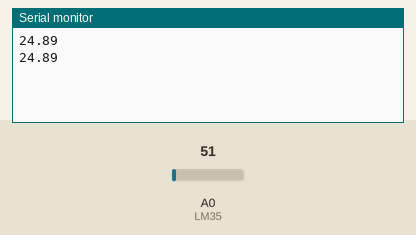
A sketch run on a simulated Arduino Uno, built with avr-gcc and run on an emulated ATmega328P. Shown: the last lines printed to the serial monitor. The inputs (shaded band) are chosen by the test bench; at power-on: A0 (LM35) = 51.

Above: at 4.8 s.
4.9 s: A0 (LM35) set to 61
At 8.4 s:
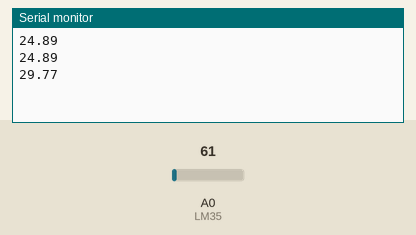
9.9 s: A0 (LM35) set to 71
At 12.6 s:
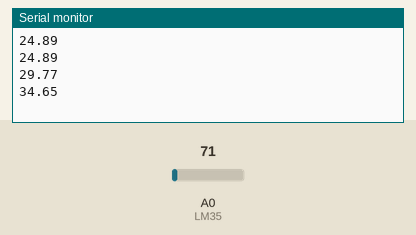
Timing chart, 0 to 14.1 s (numbered marks = the images above; inputs shaded):
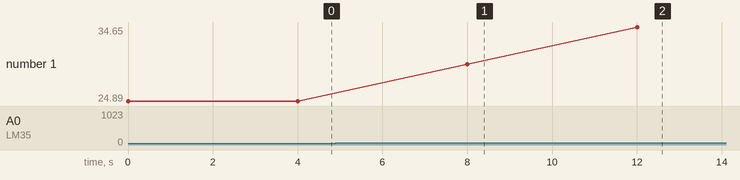

The sketch:

lm35.ino
```cpp
//Sensor de temperatura usando o LM35

const int LM35 = A0; // Define o pino que lera a saída do LM35
float temperatura; // Variável que armazenará a temperatura medida

//Função que será executada uma vez quando ligar ou resetar o Arduino
void setup() {
Serial.begin(9600); // inicializa a comunicação serial

}

//Função que será executada continuamente
void loop() {
temperatura = (float(analogRead(LM35)* 0.00488)) * 100;
Serial.println(temperatura);
delay(4000);

}
```

Measured:
- after the input at 4.9 s, the serial monitor: prints a new line after 3.1 s (image 1)
- after the input at 9.9 s, the serial monitor: prints a new line after 2.1 s (image 2)
- plotted number 1: 24.89 → 29.77 after the input at 4.9 s, 29.77 → 34.65 after the input at 9.9 s
